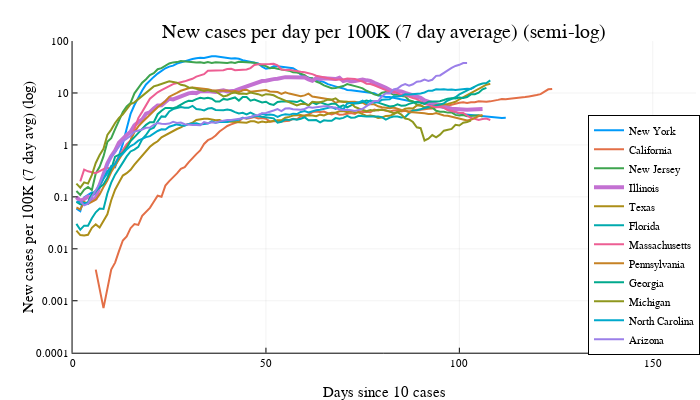

Notebook code for this chart:
### Code cell
@df confirmedByStateTopPerCap plot(:daysSince, :Value_new_rolling7_perCap, group=:Province_State,
                             legend=:bottomright, yformatter=fcl, lw=lwConfirmed, yscale=:log10,
                             xlimit=(0, maximum(:daysSince)*1.3), ylimit=(0.0001, 100),
                             title="New cases per day per 100K (7 day average) (semi-log)",
                             ylab="New cases per 100K (7 day avg) (log)",
                             xlab="Days since 10 cases"
                            )
